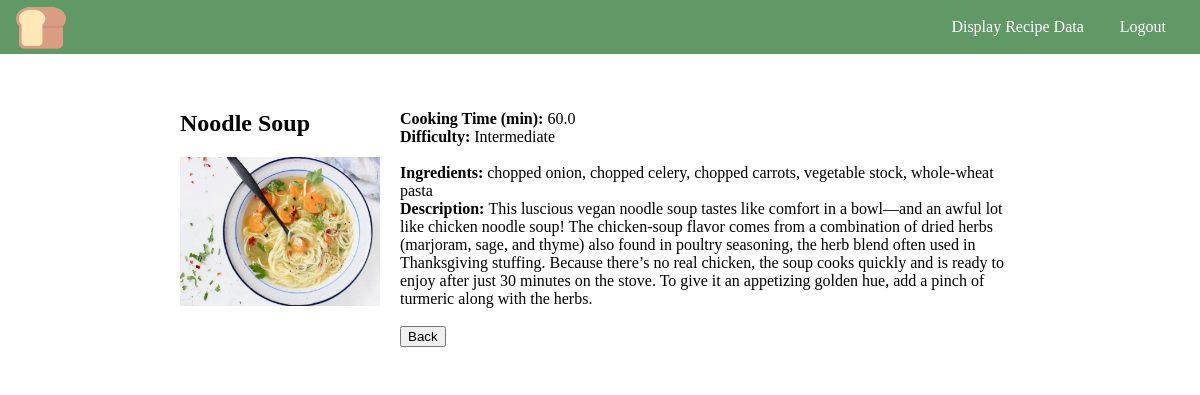
Screenshot of /list/6 (signed in) with the database file from the repository.
### recipes/models.py (models this page shows, shortened)
class Recipe (models.Model):
    name = models.CharField(max_length=120)
    cooking_time = models.FloatField(help_text='In minutes')
    ingredients = models.CharField(max_length=350)
    description = models.TextField()
    pic = models.ImageField(upload_to='recipes', default='no_image.jpg')
    def calculate_difficulty(self):
        ingredients = self.ingredients.split(', ')
        if self.cooking_time < 30 and len(ingredients)< 7:
            difficulty = 'Easy'
        elif self.cooking_time < 30 and len(ingredients) >= 7:
            difficulty = 'Medium'
        elif self.cooking_time >= 30 and len(ingredients) < 7:
            difficulty = 'Intermediate'
        elif self.cooking_time >= 30 and len(ingredients) >= 7:
            difficulty = 'Hard'
        return difficulty

### recipes/views.py (the view)
# urls.py: path('list/<pk>', RecipeDetailView.as_view(), name='details'),
class RecipeDetailView(LoginRequiredMixin, DetailView):
    model = Recipe
    template_name = 'recipes/details.html'

### recipes/templates/recipes/details.html (shortened to what this page needs)
{% load static %}
<!DOCTYPE html>
<html lang="en">
  <head>
    <link
      rel="stylesheet"
      type="text/css"
      href="{% static 'recipes/css/styles.css' %}"
    />
  </head>
  <nav>
    <ul>
      <a href="{%url 'list' %}"
        ><img
          id="logo"
          src="{% static 'recipes/images/logo.png' %}"
          width="50px"
      /></a>
      <li>
        <a href="{%url 'logout' %}" class="btn"> Logout </a>
      </li>
      <li>
        <a href="{%url 'search' %}" class="btn"> Display Recipe Data </a>
      </li>
    </ul>
  </nav>
  <div class="wrapper">
    <div>
      <h2>{{object.name}}</h2>
      <img src="{{object.pic.url}}" width="200" />
    </div>
    <div class="details">
      <div>
        <b>Cooking Time (min): </b> {{object.cooking_time}} <br />
        <b>Difficulty: </b> {{object.calculate_difficulty}} <br /><br />
      </div>
      <div>
        <b>Ingredients: </b> {{object.ingredients}} <br />
        <b>Description: </b> {{object.description}} <br />
        <br />
        <button onclick="goBack()" class="login_btn">Back</button>
      </div>
    </div>
  </div>
</html>

### recipes/static/recipes/css/styles.css (style rules this page uses)
nav { width: 100%; margin-bottom: 16px; background-color: #609966; }
nav ul { list-style-type: none; margin: 0 16px; padding: 0; overflow: hidden; }
nav li { float: right; }
nav li a, .btn { display: block; text-align: center; padding: 18px; text-decoration: none; color: #fff; background-color: #609966; border: none; border-radius: 4px; cursor: pointer; }
.btn { display: inline-block; text-decoration: none; }
.wrapper { display: flex; background-color: white; width: 70vw; padding: 20px; border-radius: 20px; }
.details { padding-left: 20px; padding-top: 20px; }

### rows the page displays
Recipe: name "Noodle Soup", pic (picture), cooking_time "60.0", calculate_difficulty "Intermediate", ingredients "chopped onion, chopped celery, chopped carrots, vegetable stock, whole-wheat pasta", description "This luscious vegan noodle soup tastes like comfort in a bowl—and an awful lot like chicken noodle soup! The chicken-soup flavor comes from a combination of dried herbs (marjoram, sage, and thyme) also found in poultry seasoning, the herb blend often used in Thanksgiving stuffing. Because there’s no real chicken, the soup cooks quickly and is ready to enjoy after just 30 minutes on the stove. To give it an appetizing golden hue, add a pinch of turmeric along with the herbs."
